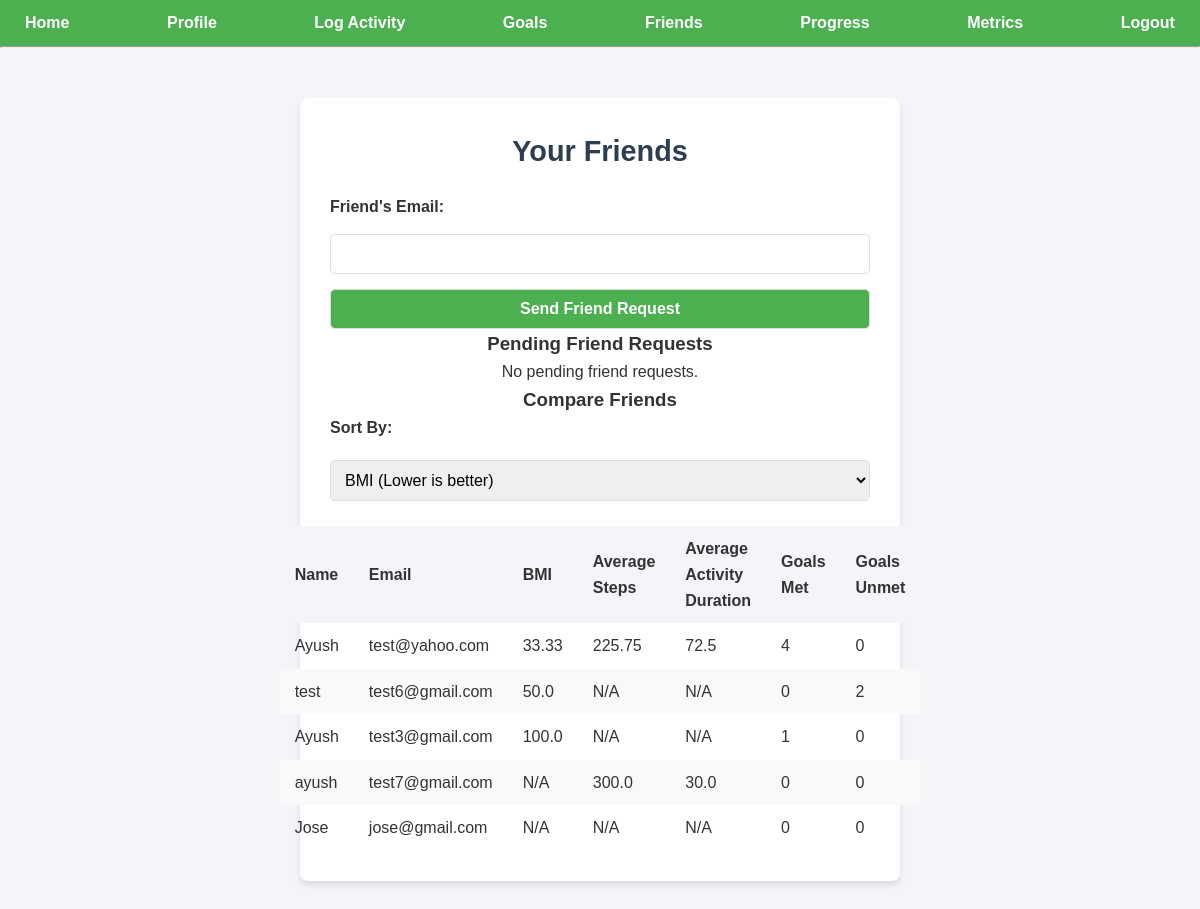
Page /friends (signed in) on the committed database.
### models.py (models this page shows)
class User(db.Model):
    __tablename__ = 'users'
    id = db.Column(db.Integer, primary_key=True)  # Unique ID for each user
    name = db.Column(db.String(100), nullable=False)  # User's name
    email = db.Column(db.String(100), unique=True, nullable=False)  # Unique email
    password = db.Column(db.String(200), nullable=False)  # Hashed password
    height = db.Column(db.Float, nullable=True)  # User's height in cm
    weight = db.Column(db.Float, nullable=True)  # User's weight in kg
    age = db.Column(db.Integer, nullable=True)  # User's age
    gender = db.Column(db.String(10), nullable=True)  # User's gender
    fitness_level = db.Column(db.String(20), nullable=True)  # Fitness level
    activities = db.relationship('Activity', back_populates='user', cascade="all, delete-orphan")
    fitness_goals = db.relationship('Goal', back_populates='user', cascade="all, delete-orphan")
    friends = db.relationship('Friendship', foreign_keys='Friendship.user_id', back_populates='user', cascade="all, delete-orphan")

### app.py (the view, shortened to what this page needs)
@app.route('/friends', methods=['GET', 'POST'])
def friends():
    if 'user_id' not in session:
        flash('Please log in to access your friends list.')
        return redirect(url_for('login'))
    user = User.query.get(session['user_id'])
    incoming_requests = Friendship.query.filter_by(friend_id=user.id, status='pending').all()
    accepted_friendships = Friendship.query.filter(
        ((Friendship.user_id == user.id) | (Friendship.friend_id == user.id)) &
        (Friendship.status == 'accepted')
    ).all()
    def calculate_metrics(person):
        activities = Activity.query.filter_by(user_id=person.id).all()
        return {
            'name': person.name,
            'email': person.email,
            'bmi': round(person.weight / ((person.height / 100) ** 2), 2) if person.height and person.weight else None,
            'avg_steps': round(sum(a.steps for a in activities if a.steps) / len(activities), 2) if activities else None,
            'avg_duration': round(sum(a.duration for a in activities if a.duration) / len(activities), 2) if activities else None,
            'goals_met': Goal.query.filter_by(user_id=person.id).filter(Goal.progress >= Goal.target_value).count(),
            'goals_unmet': Goal.query.filter_by(user_id=person.id).filter(Goal.progress < Goal.target_value).count()
        }
    friends_data = [calculate_metrics(friendship.friend if friendship.user_id == user.id else friendship.user)
                    for friendship in accepted_friendships]
    friends_data.append(calculate_metrics(user))  # Include logged-in user in comparison
    sort_category = request.args.get('sort', 'bmi')
    reverse_sort = sort_category not in ['bmi']  # BMI is sorted ascending; others descending
    def sorting_key(item):
        value = item.get(sort_category)
        if value is None:
            return float('inf') if not reverse_sort else float('-inf')
        return value
    friends_data.sort(key=sorting_key, reverse=reverse_sort)
    return render_template('friends.html', user=user, incoming_requests=incoming_requests, accepted_friends=friends_data, sort_category=sort_category)

### app.py (called while the page is built)
@app.before_request
def create_tables_once():
    global first_request_done
    if not first_request_done:
        db.create_all()
        first_request_done = True

### templates/friends.html (shortened to what this page needs)
{% extends "base.html" %}
{% block content %}
<div class="container">
    <h2>Your Friends</h2>
    <form method="POST">
        <label for="friend_email">Friend's Email:</label>
        <input type="email" name="friend_email" id="friend_email" required>
        <button type="submit">Send Friend Request</button>
    </form>
    <h3>Pending Friend Requests</h3>
    {% if incoming_requests %}
    <table>
        <thead>
            <tr>
                <th>From</th>
                <th>Actions</th>
            </tr>
        </thead>
        <tbody>
            {% for request in incoming_requests %}
            <tr>
                <td>{{ request.user.name }} ({{ request.user.email }})</td>
                <td>
                    <form method="POST" action="{{ url_for('update_friendship', friendship_id=request.id) }}">
                        <button name="status" value="accepted">Accept</button>
                        <button name="status" value="rejected">Reject</button>
                    </form>
                </td>
            </tr>
            {% endfor %}
        </tbody>
    </table>
    {% else %}
    <p>No pending friend requests.</p>
    {% endif %}
    <h3>Compare Friends</h3>
    <form method="GET" action="{{ url_for('friends') }}">
        <label for="sort_category">Sort By:</label>
        <select name="sort" id="sort_category" onchange="this.form.submit()">
            <option value="bmi" {% if sort_category == 'bmi' %}selected{% endif %}>BMI (Lower is better)</option>
        </select>
    </form>
    <table>
        <thead>
            <tr>
                <th>Name</th>
                <th>Email</th>
                <th>BMI</th>
                <th>Average Steps</th>
                <th>Average Activity Duration</th>
                <th>Goals Met</th>
                <th>Goals Unmet</th>
            </tr>
        </thead>
        <tbody>
            {% for friend in accepted_friends %}
            <tr>
                <td>{{ friend.name }}</td>
                <td>{{ friend.email }}</td>
                <td>{{ friend.bmi if friend.bmi is not none else 'N/A' }}</td>
                <td>{{ friend.avg_steps if friend.avg_steps is not none else 'N/A' }}</td>
                <td>{{ friend.avg_duration if friend.avg_duration is not none else 'N/A' }}</td>
                <td>{{ friend.goals_met }}</td>
                <td>{{ friend.goals_unmet }}</td>
            </tr>
            {% endfor %}
        </tbody>
    </table>
</div>
{% endblock %}

### static/style.css (style rules this page uses)
* { margin: 0; padding: 0; box-sizing: border-box; }
body { font-family: Arial, sans-serif; background-color: #f4f4f9; color: #333; line-height: 1.6; margin: 0; padding: 0; }
.container { max-width: 600px; margin: 50px auto; padding: 30px; background: white; border-radius: 8px; box-shadow: 0 4px 6px rgba(0, 0, 0, 0.1); display: flex; flex-direction: column; align-items: center; text-align: center; }
form { display: flex; flex-direction: column; width: 100%; gap: 15px; }
form label { font-weight: bold; align-self: flex-start; }
form input, form select, form button { padding: 10px; border: 1px solid #ddd; border-radius: 5px; font-size: 1rem; width: 100%; }
form button { background-color: #4CAF50; color: white; cursor: pointer; font-weight: bold; }
h1, h2 { font-size: 1.8rem; margin-bottom: 20px; color: #2c3e50; text-align: center; }
table { width: 100%; border-collapse: collapse; margin-top: 20px; }
th, td { text-align: left; padding: 10px 15px; }
th { background-color: #f4f4f9; font-weight: bold; }
tr:nth-child(even) { background-color: #f9f9f9; }
td:first-child { width: 50%; }
td:last-child { width: 50%; }
select { padding: 5px; margin: 5px 0; border-radius: 5px; border: 1px solid #ddd; }

### rows in the picture
User: name "Ayush", email "test@yahoo.com", bmi "33.33", avg_steps "225.75", avg_duration "72.5", goals_met "4", goals_unmet "0"
User: name "test", email "test6@gmail.com", bmi "50.0", avg_steps "N/A", avg_duration "N/A", goals_met "0", goals_unmet "2"
User: name "Ayush", email "test3@gmail.com", bmi "100.0", avg_steps "N/A", avg_duration "N/A", goals_met "1", goals_unmet "0"
User: name "ayush", email "test7@gmail.com", bmi "N/A", avg_steps "300.0", avg_duration "30.0", goals_met "0", goals_unmet "0"
User: name "Jose", email "jose@gmail.com", bmi "N/A", avg_steps "N/A", avg_duration "N/A", goals_met "0", goals_unmet "0"
